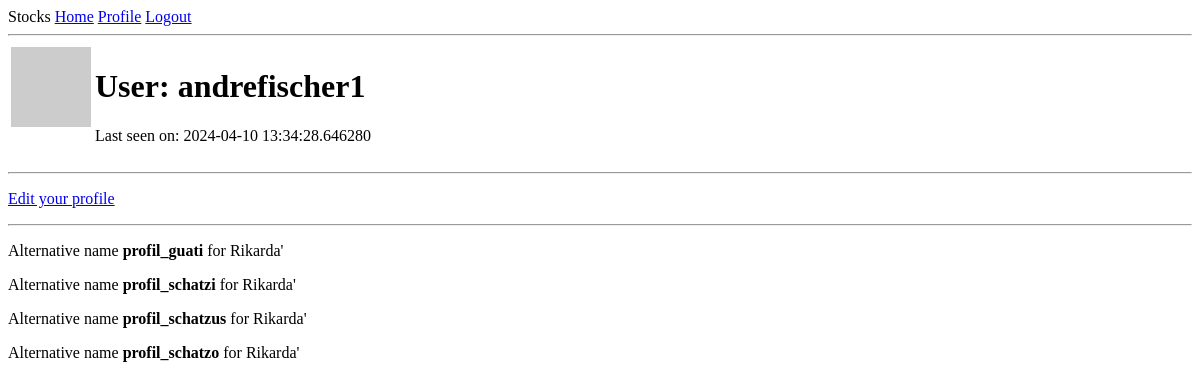
The page /user/andrefischer1 (signed in) on the database as committed earlier.
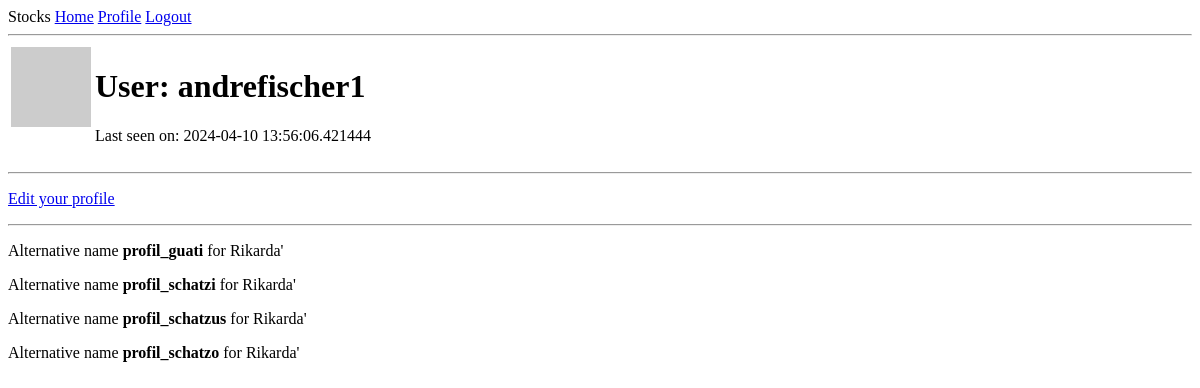
The same page on the database as committed later.
### app/models.py (models this page shows, shortened)
class User(UserMixin, db.Model):  # inherts from db.Model, the bas lass for all models in SQLAlhemy
    id: so.Mapped[int] = so.mapped_column(primary_key=True)
    username: so.Mapped[str] = so.mapped_column(sa.String(64), index=True,  unique=True)
    email: so.Mapped[str] = so.mapped_column(sa.String(120), index=True, unique=True)
    """
    Relationship to new class Portfolio "author" object; so.relationship() is model class that represents the other side of the relationship;
    the "back_populates" arguments reference the name of the relationship attribute on the other side
    """
    portfolios: so.WriteOnlyMapped['Portfolio'] = so.relationship(back_populates='author')
    """
    - password hash is used instead of password to not store them as plain text if DB is comprimised
    - optional typing allows empty or "None"
    - from werkzeug, password hashing and it's checking are added as methods
    """
    password_hash: so.Mapped[Optional[str]] = so.mapped_column(sa.String(256))
    about_me: so.Mapped[Optional[str]] = so.mapped_column(sa.String(140))
    last_seen: so.Mapped[Optional[datetime]] = so.mapped_column(
        default=lambda: datetime.now(timezone.utc))
    def avatar(self,size):
        bg_color = get_random_color(self.username)
        return f'https://ui-avatars.com/api/?name={self.username[0]}+{self.username[1]}&?background={bg_color}&color=fff&?size={size}'

### app/routes.py (the view)
@app.route('/user/<username>')  # <> brackets allow dynamic URL like youtube.com/FarioStalking
@login_required # only accessible to logged-in users
def user(username):
    user = db.first_or_404(sa.select(User).where(User.username == username))
    alt_names = ['profil_' + x for x in ['guati','schatzi','schatzus','schatzo']]
    portfolios = ['NVS.SW,APPLE,DOWJON','ROG.SW,NVS.SW']
    return render_template('user.html', user=user, alt_names=alt_names, portfolios=portfolios)

### app/bin.py (called while the page is built)
def get_random_color(username):
    random.seed(hash(username))
    r = random.randint(0, 255)
    g = random.randint(0, 255)
    b = random.randint(0, 255)
    color_code = "#{:02x}{:02x}{:02x}".format(r, g, b)
    return color_code

### app/models.py (called while the page is built)
@login.user_loader  # user loader is registered with decorator
def load_user(id):
    return db.session.get(User, int(id)) # needs to be converted to int as string

### app/routes.py (called while the page is built)
@app.before_request
def before_request():
    if current_user.is_authenticated:
        current_user.last_seen = datetime.now(timezone.utc) # adding to db - no .add() needed here
        db.session.commit() # committing to db

### app/templates/user.html (shortened to what this page needs)
{% extends "base.html" %}
{% block content %}
    <table>
        <tr valign="top">
            <td><img src="{{ user.avatar(32) }}"></td>
            <td>
                <h1>User: {{ user.username }}</h1>
                {% if user.last_seen %}<p>Last seen on: {{ user.last_seen }}</p>{% endif %}
            </td>
        </tr>
    </table>
    <hr>
    {% if user == current_user %}
    <p><a href="{{ url_for('edit_profile') }}">Edit your profile</a></p>
    {% endif %}
    <hr>
    {% for a in alt_names %}
    <div><p>Alternative name <b> {{ a }}  </b> for Rikarda'</p></div>
    {% endfor %}
{% endblock %}

Rows that differ between the two databases and show on the page:
changed User "andrefischer1": last_seen "2024-04-10 13:34:28.646280" → "2024-04-10 13:56:06.421444"
